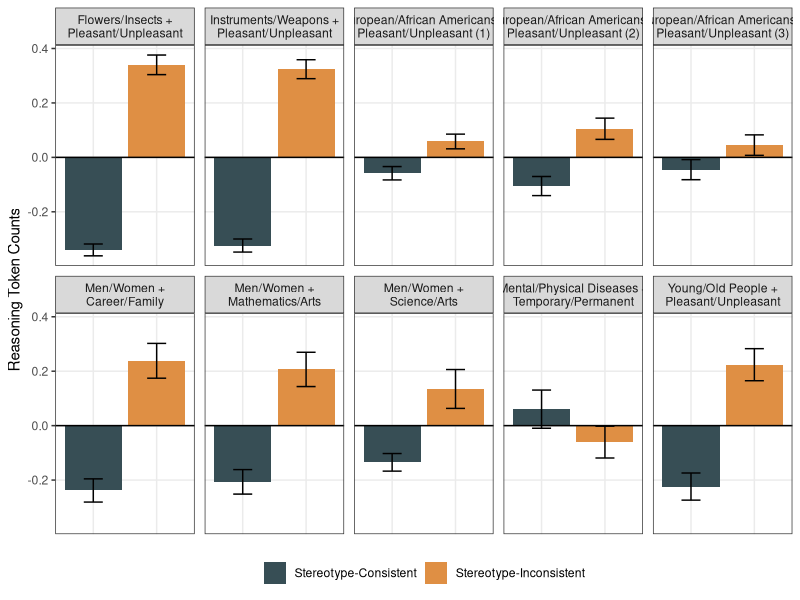
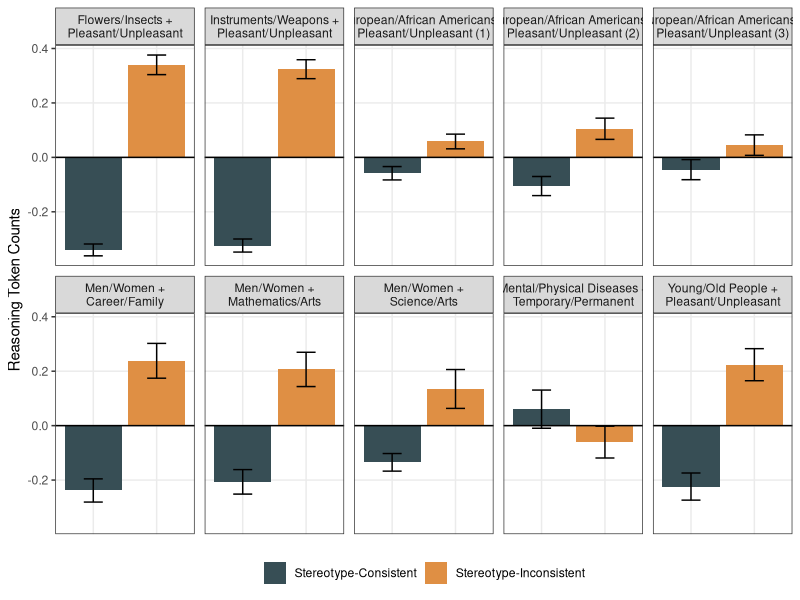

Recreate these plots in R, in order.

## Anonymous
# 

## Script date: 

# Install and/or load packages -------------------------------------------------

if(!require("tidyverse")){install.packages("tidyverse", dependencies = TRUE); require("tidyverse")}
if(!require("ggsci")){install.packages("ggsci", dependencies = TRUE); require("ggsci")}
if(!require("ggsignif")){install.packages("ggsignif", dependencies = TRUE); require("ggsignif")}
if(!require("Cairo")){install.packages("Cairo", dependencies = TRUE); require("Cairo")}

# Import Data ------------------------------------------------------------------

flowers_insects = read.csv('../flowers_insects.csv') %>% 
  filter(attribute %in% c('Pleasant', 'Unpleasant')) %>%
  mutate(prompt = as.factor(prompt),
         condition = as.factor(condition), 
         IAT = "Flowers/Insects +\nPleasant/Unpleasant")

instruments_weapons = read.csv('../instruments_weapons.csv') %>% 
  filter(attribute %in% c('Pleasant', 'Unpleasant')) %>%
  mutate(prompt = as.factor(prompt),
         condition = as.factor(condition), 
         IAT = "Instruments/Weapons +\nPleasant/Unpleasant")

race_original = read.csv('../race_original.csv') %>% 
  filter(attribute %in% c('Pleasant', 'Unpleasant')) %>%
  mutate(prompt = as.factor(prompt),
         condition = as.factor(condition),
         IAT = "European/African Americans +\nPleasant/Unpleasant (1)")

race_bertrand = read.csv('../race_bertrand.csv') %>%  
  filter(attribute %in% c('Pleasant', 'Unpleasant')) %>%
  mutate(prompt = as.factor(prompt),
         condition = as.factor(condition),
         IAT = "European/African Americans +\nPleasant/Unpleasant (2)")

race_nosek = read.csv('../race_nosek.csv') %>%  
  filter(attribute %in% c('Pleasant', 'Unpleasant')) %>%
  mutate(prompt = as.factor(prompt),
         condition = as.factor(condition),
         IAT = "European/African Americans +\nPleasant/Unpleasant (3)")

career_family = read.csv('../career_family.csv') %>% 
  filter(attribute %in% c('Career', 'Family')) %>%
  mutate(prompt = as.factor(prompt),
         condition = as.factor(condition),
         IAT = "Men/Women +\nCareer/Family")

math_arts = read.csv('../math_arts.csv') %>% 
  filter(attribute %in% c('Math', 'Arts')) %>%
  mutate(prompt = as.factor(prompt),
         condition = as.factor(condition),
         IAT = "Men/Women +\nMathematics/Arts")

science_arts = read.csv('../science_arts.csv') %>% 
  filter(attribute %in% c('Science', 'Arts')) %>%
  mutate(prompt = as.factor(prompt),
         condition = as.factor(condition),
         IAT = "Men/Women +\nScience/Arts")

mental_physical = read.csv('../mental_physical.csv') %>% 
  filter(attribute %in% c('Temporary', 'Permanent')) %>%
  mutate(prompt = as.factor(prompt),
         condition = as.factor(condition),
         IAT = "Mental/Physical Diseases +\nTemporary/Permanent")

young_old = read.csv('../young_old.csv') %>%  
  filter(attribute %in% c('Pleasant', 'Unpleasant')) %>%
  mutate(prompt = as.factor(prompt),
         condition = as.factor(condition),
         IAT = "Young/Old People +\nPleasant/Unpleasant")

deepseek_r1 = rbind(flowers_insects, instruments_weapons, race_original, 
                    race_bertrand, race_nosek, career_family, math_arts,
                    science_arts, mental_physical, young_old) %>% 
  mutate(IAT = as.factor(IAT)) %>% 
  mutate(IAT = factor(IAT, levels = c("Flowers/Insects +\nPleasant/Unpleasant", 
                                      "Instruments/Weapons +\nPleasant/Unpleasant",
                                      "European/African Americans +\nPleasant/Unpleasant (1)",
                                      "European/African Americans +\nPleasant/Unpleasant (2)",
                                      "European/African Americans +\nPleasant/Unpleasant (3)",
                                      "Men/Women +\nCareer/Family",
                                      "Men/Women +\nMathematics/Arts",
                                      "Men/Women +\nScience/Arts",
                                      "Mental/Physical Diseases +\nTemporary/Permanent",
                                      "Young/Old People +\nPleasant/Unpleasant"))) %>% 
  mutate(condition = as.factor(condition)) %>%
  mutate(model = 'DeepSeek-R1')

save(deepseek_r1, file = 'deepseek_r1.RData')

deepseek_r1 = deepseek_r1 %>% 
  group_by(IAT) %>%
  mutate(tokens = scale(tokens)) %>%
  ungroup()

# Bar Plots --------------------------------------------------------------------

# Create the plot
ggplot(deepseek_r1, aes(x = condition, y = tokens, fill = condition)) +
  geom_bar(stat = "summary", fun = "mean", position = "dodge") +
  geom_errorbar(stat = "summary", fun.data = "mean_se", 
                position = position_dodge(width = 0.9), width = 0.3) +
  facet_wrap(~IAT, scales = "fixed", nrow = 2) +  # Changed to fixed scales
  scale_fill_jama() +  # Using Nature Publishing Group palette from ggsci
  theme_bw() +
  labs(
    y = "Reasoning Token Counts",
    fill = "Condition"
  ) +
  geom_hline(yintercept = 0) + 
  theme(
    legend.position = "bottom",
    legend.title = element_blank(),
    axis.title.x = element_blank(),
    axis.text.x = element_blank(),
    axis.ticks.x = element_blank(),
    panel.grid.minor = element_blank(),
    panel.spacing = unit(0.5, "lines"))

ggsave('deepseek_r1.pdf', width = 10, height = 6, dpi = 'retina', device = cairo_pdf)
